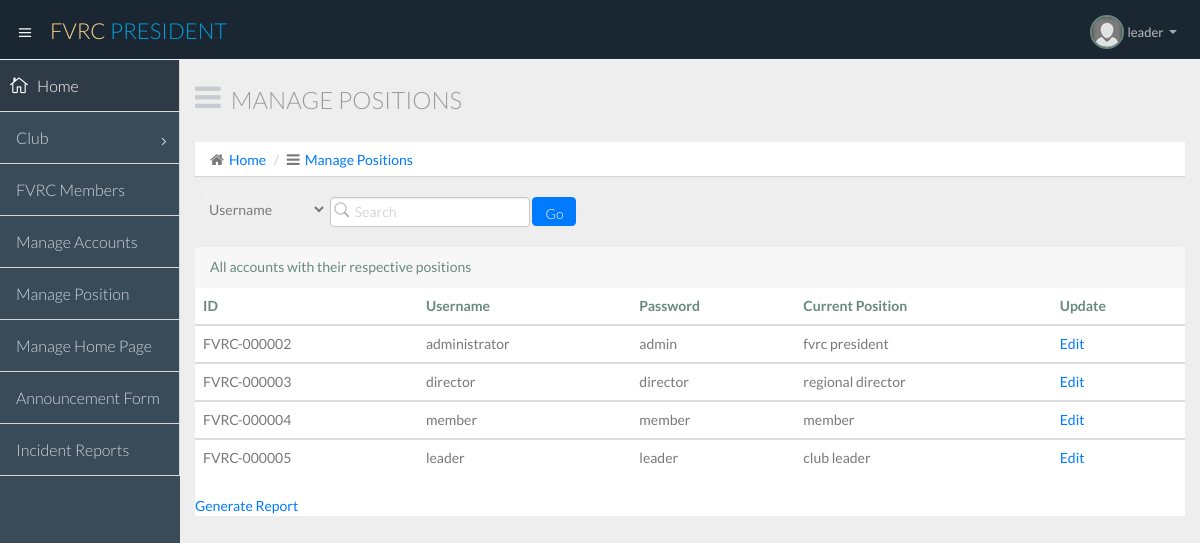
Screenshot of /manage_positions.php (signed in) with the database file from the repository.
### tables this page shows
CREATE TABLE IF NOT EXISTS `accounts` (
  `id_no` varchar(15) NOT NULL,
  `username` varchar(25) NOT NULL,
  `password` varchar(25) NOT NULL,
  `account_status` varchar(25) NOT NULL,
  `position` text NOT NULL,
  `club_name` varchar(25) NOT NULL
);

### manage_positions.php (the view, shortened to what this page needs)
<!DOCTYPE html>
<html lang="en">
  <head>
    <link href="css/bootstrap.min.css" rel="stylesheet">
    <link href="css/bootstrap-theme.css" rel="stylesheet">
    <link href="css/elegant-icons-style.css" rel="stylesheet" />
    <link href="css/font-awesome.min.css" rel="stylesheet" />
    <link href="css/style.css" rel="stylesheet">
    <link href="css/style-responsive.css" rel="stylesheet" />
  </head>
  <body>
  <section id="container" class="">
    <?php include'header_navigator_user.php'; ?>
    <?php include'sidebar_president.php'; ?>
      <section id="main-content">
          <section class="wrapper">
		  <div class="row">
				<div class="col-lg-12">
					<h3 class="page-header"><i class="fa fa fa-bars"></i> Manage Positions</h3>
					<ol class="breadcrumb">
						<li><i class="fa fa-home"></i><a href="fvrc_president_login.php">Home</a></li>
						<li><i class="fa fa-bars"></i><a href="manage_positions.php">Manage Positions</a></li>
					</ol>
				</div>
			</div>
                <ul class="nav top-menu">
                    <li>
                        <form class="navbar-form" action="<?php echo $_SERVER['PHP_SELF']?>" method="POST">
                           <select name="category" style="height: 29px; border: 1px grey;">
							<option value="username">Username</option>
							</select>
						   <input class="form-control" placeholder="Search" type="text" name="keyword">
                           <input class="btn btn-primary" style="height: 29px;" type="submit" value="Go" name="searching">
                        </form>
                    </li>
                </ul>
			  <br>
			   <header class="panel-heading">
                            All accounts with their respective positions
							<?php
								if(isset($_POST['searching'])){
									$query1=mysql_query("SELECT * from `accounts` where `$_POST[category]` like '%$_POST[keyword]%'");
									$_SESSION['category']=$_POST['category'];
								$_SESSION['keyword']=$_POST['keyword'];
								}else{
								$query1=mysql_query("SELECT * from `accounts`");
								}
							?>
                          </header>
                          <div style="background-color: white;" class="table-responsive">
                            <table class="table">
                              <thead>
                                <tr>
                                  <th>ID</th>
                                  <th>Username</th>
                                  <th>Password</th>
                                  <th>Current Position</th>
                                  <th>Update</th>
                                </tr>
                              </thead>
							  <?php
								while($row=mysql_fetch_array($query1)){
								?>
                              <tbody>
                                <tr>
                                  <td><?php  echo $row['id_no']; ?></td>
                                  <td><?php echo $row['username']; ?></td>
                                  <td><?php echo $row['password']; ?></td>
                                  <td><?php echo $row['position']; ?></td>
                               <?php  echo '<td class="">'."<a href='manage_position2.php?id=".$row['id_no']."'>Edit</a>".'</td>'.'</tr>' ?>
								 </tbody>
							<?php
							}
							?>
                            </table>
								<?php
								if(isset($_POST['searching'])){
							?>
								<a href="print_manage_positions2.php">Generate Report</a>
							<?php
								}else{
							?>
								 <a href="print_manage_positions.php">Generate Report</a>
							<?php
								}
							?>
                          </div>
                      </section>
          </section>
      </section>
  </body>
</html>

### rows the page displays
accounts: id_no "FVRC-000002", username "administrator", password "admin", position "fvrc president"
accounts: id_no "FVRC-000003", username "director", password "director", position "regional director"
accounts: id_no "FVRC-000004", username "member", password "member", position "member"
accounts: id_no "FVRC-000005", username "leader", password "leader", position "club leader"

### other values shown
$_SESSION['SESS_FIRST_NAME'] "leader"
